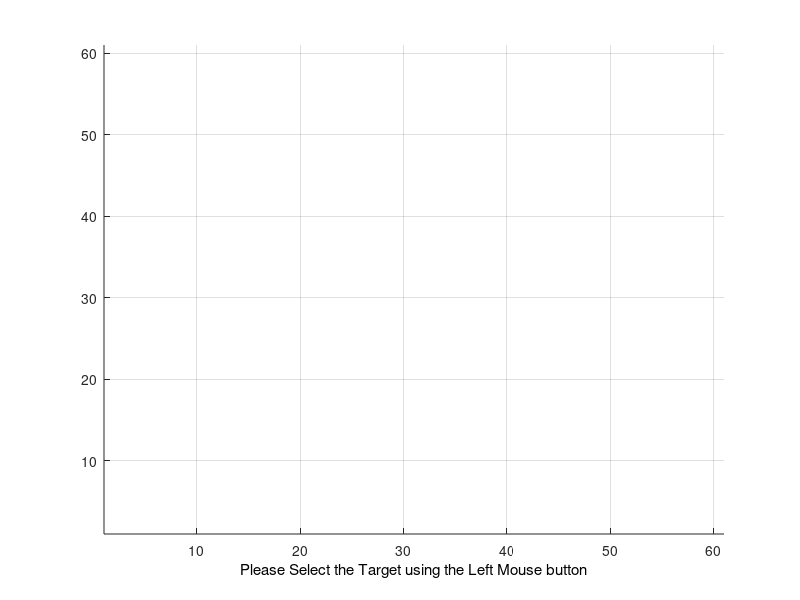

The MATLAB source for this figure: (Note: this script raises an error after producing the figure.)
%%%%%%%%%%%%%%%%%%%%%%%%%%%%%%%%%%%%%%%%%%%%%%%%%%%%%
% A* ALGORITHM Demo
% Interactive A* search demo
% 04-26-2005
%   Copyright 2009-2010 The MathWorks, Inc.
%%%%%%%%%%%%%%%%%%%%%%%%%%%%%%%%%%%%%%%%%%%%%%%%%%%%%

%DEFINE THE 2-D MAP ARRAY
MAX_X=60;
MAX_Y=60;
MAX_VAL=10;
%This array stores the coordinates of the map and the 
%Objects in each coordinate
MAP=2*(ones(MAX_X,MAX_Y));

% Obtain Obstacle, Target and Robot Position
% Initialize the MAP with input values
% Obstacle=-1,Target = 0,Robot=1,Space=2
j=0;
x_val = 1;
y_val = 1;
axis([1 MAX_X+1 1 MAX_Y+1])
grid on;
hold on;
n=0;%Number of Obstacles

% BEGIN Interactive Obstacle, Target, Start Location selection
pause(1);
h=msgbox('Please Select the Target using the Left Mouse button');
uiwait(h,5);
if ishandle(h) == 1
    delete(h);
end
xlabel('Please Select the Target using the Left Mouse button','Color','black');
but=0;
while (but ~= 1) %Repeat until the Left button is not clicked
    [xval,yval,but]=ginput(1);
end
xval=floor(xval);
yval=floor(yval);
xTarget=xval;%X Coordinate of the Target
yTarget=yval;%Y Coordinate of the Target

MAP(xval,yval)=0;%Initialize MAP with location of the target
plot(xval+.5,yval+.5,'gd');
text(xval+1,yval+.5,'Target')

pause(2);
h=msgbox('Select Obstacles using the Left Mouse button,to select the last obstacle use the Right button');
  xlabel('Select Obstacles using the Left Mouse button,to select the last obstacle use the Right button','Color','blue');
uiwait(h,10);
if ishandle(h) == 1
    delete(h);
end
while but == 1
    [xval,yval,but] = ginput(1);
    xval=floor(xval);
    yval=floor(yval);
    MAP(xval,yval)=-1;%Put on the closed list as well
    plot(xval+.5,yval+.5,'ro');
 end%End of While loop
 
pause(1);

h=msgbox('Please Select the Vehicle initial position using the Left Mouse button');
uiwait(h,5);
if ishandle(h) == 1
    delete(h);
end
xlabel('Please Select the Vehicle initial position ','Color','black');
but=0;
while (but ~= 1) %Repeat until the Left button is not clicked
    [xval,yval,but]=ginput(1);
    xval=floor(xval);
    yval=floor(yval);
end
xStart=xval;%Starting Position
yStart=yval;%Starting Position
MAP(xval,yval)=1;
 plot(xval+.5,yval+.5,'bo');
%End of obstacle-Target pickup

%%%%%%%%%%%%%%%%%%%%%%%%%%%%%%%%%%%%%%%%%%%%%%%%%%%%%%%%%%%%%%%%%%%%%%%%%%%%%%%%%%%%%%%%%%%%%%%
%LISTS USED FOR ALGORITHM
%%%%%%%%%%%%%%%%%%%%%%%%%%%%%%%%%%%%%%%%%%%%%%%%%%%%%%%%%%%%%%%%%%%%%%%%%%%%%%%%%%%%%%%%%%%%%%%
%OPEN LIST STRUCTURE
%--------------------------------------------------------------------------
%IS ON LIST 1/0 |X val |Y val |Parent X val |Parent Y val |h(n) |g(n)|f(n)|
%--------------------------------------------------------------------------
OPEN=[];
%CLOSED LIST STRUCTURE
%--------------
%X val | Y val |
%--------------
% CLOSED=zeros(MAX_VAL,2);
CLOSED=[];

%Put all obstacles on the Closed list
k=1;%Dummy counter
for i=1:MAX_X
    for j=1:MAX_Y
        if(MAP(i,j) == -1)
            CLOSED(k,1)=i; 
            CLOSED(k,2)=j; 
            k=k+1;
        end
        % Add size constraint: check if node has -1 element within 
        % 5 by 5 neighborhood
        for l = 2:-1:-2
            for m = 2:-1:-2
                s_x = i+l;
                s_y = j+m;
                if ((s_x > 0 && s_x <=MAX_X) && (s_y > 0 && s_y <= MAX_Y))%node within array bound                   
                    if MAP(s_x,s_y) == -1
                        CLOSED(k,1)=i; 
                        CLOSED(k,2)=j; 
                        k=k+1;
                    end
                end
            end
        end
    end
end

CLOSED_COUNT=size(CLOSED,1);
%set the starting node as the first node
xNode=xval;
yNode=yval;
OPEN_COUNT=1;
path_cost=0;
goal_distance=distance(xNode,yNode,xTarget,yTarget);
OPEN(OPEN_COUNT,:)=insert_open(xNode,yNode,xNode,yNode,path_cost,goal_distance,goal_distance);
OPEN(OPEN_COUNT,1)=0;
CLOSED_COUNT=CLOSED_COUNT+1;
CLOSED(CLOSED_COUNT,1)=xNode;
CLOSED(CLOSED_COUNT,2)=yNode;
NoPath=1;
%%%%%%%%%%%%%%%%%%%%%%%%%%%%%%%%%%%%%%%%%%%%%%%%%%%%%%%%%%%%%%%%%%%%%%%%%%%%%%%%%%%%%%%%%%%%%
% START ALGORITHM
%%%%%%%%%%%%%%%%%%%%%%%%%%%%%%%%%%%%%%%%%%%%%%%%%%%%%%%%%%%%%%%%%%%%%%%%%%%%%%%%%%%%%%%%%%%%%
while((xNode ~= xTarget || yNode ~= yTarget) && NoPath == 1)
%  plot(xNode+.5,yNode+.5,'go');
 exp_array=expand_array(xNode,yNode,path_cost,xTarget,yTarget,CLOSED,MAX_X,MAX_Y);
 exp_count=size(exp_array,1);
 %UPDATE LIST OPEN WITH THE SUCCESSOR NODES
 %OPEN LIST FORMAT
 %--------------------------------------------------------------------------
 %IS ON LIST 1/0 |X val |Y val |Parent X val |Parent Y val |h(n) |g(n)|f(n)|
 %--------------------------------------------------------------------------
 %EXPANDED ARRAY FORMAT
 %--------------------------------
 %|X val |Y val ||h(n) |g(n)|f(n)|
 %--------------------------------
 for i=1:exp_count
    flag=0;
    for j=1:OPEN_COUNT
        if(exp_array(i,1) == OPEN(j,2) && exp_array(i,2) == OPEN(j,3) )
            OPEN(j,8)=min(OPEN(j,8),exp_array(i,5)); %#ok<*SAGROW>
            if OPEN(j,8)== exp_array(i,5)
                %UPDATE PARENTS,gn,hn
                OPEN(j,4)=xNode;
                OPEN(j,5)=yNode;
                OPEN(j,6)=exp_array(i,3);
                OPEN(j,7)=exp_array(i,4);
            end;%End of minimum fn check
            flag=1;
        end;%End of node check
%         if flag == 1
%             break;
    end;%End of j for
    if flag == 0
        OPEN_COUNT = OPEN_COUNT+1;
        OPEN(OPEN_COUNT,:)=insert_open(exp_array(i,1),exp_array(i,2),xNode,yNode,exp_array(i,3),exp_array(i,4),exp_array(i,5));
     end;%End of insert new element into the OPEN list
 end;%End of i for
 %%%%%%%%%%%%%%%%%%%%%%%%%%%%%%%%%%%%%%%%%%%%%%%%%%%
 %END OF WHILE LOOP
 %%%%%%%%%%%%%%%%%%%%%%%%%%%%%%%%%%%%%%%%%%%%%%%%%%%
 %Find out the node with the smallest fn 
  index_min_node = min_fn(OPEN,OPEN_COUNT,xTarget,yTarget);
  if (index_min_node ~= -1)    
   %Set xNode and yNode to the node with minimum fn
   xNode=OPEN(index_min_node,2);
   yNode=OPEN(index_min_node,3);
   path_cost=OPEN(index_min_node,6);%Update the cost of reaching the parent node
  %Move the Node to list CLOSED
  CLOSED_COUNT=CLOSED_COUNT+1;
  CLOSED(CLOSED_COUNT,1)=xNode;
  CLOSED(CLOSED_COUNT,2)=yNode;
  OPEN(index_min_node,1)=0;
  else
      %No path exists to the Target!!
      NoPath=0;%Exits the loop!
  end;%End of index_min_node check
end;%End of While Loop
%Once algorithm has run The optimal path is generated by starting of at the
%last node(if it is the target node) and then identifying its parent node
%until it reaches the start node.This is the optimal path

i=size(CLOSED,1);
Optimal_path=[];
xval=CLOSED(i,1);
yval=CLOSED(i,2);
i=1;
Optimal_path(i,1)=xval;
Optimal_path(i,2)=yval;
i=i+1;

if ( (xval == xTarget) && (yval == yTarget))
    inode=0;
   %Traverse OPEN and determine the parent nodes
   parent_x=OPEN(node_index(OPEN,xval,yval),4);%node_index returns the index of the node
   parent_y=OPEN(node_index(OPEN,xval,yval),5);
   
   while( parent_x ~= xStart || parent_y ~= yStart)
           Optimal_path(i,1) = parent_x;
           Optimal_path(i,2) = parent_y;
           %Get the grandparents:-)
           inode=node_index(OPEN,parent_x,parent_y);
           parent_x=OPEN(inode,4);%node_index returns the index of the node
           parent_y=OPEN(inode,5);
           i=i+1;
    end;
 j=size(Optimal_path,1);
 %Plot the Optimal Path!
 p=plot(Optimal_path(j,1)+.5,Optimal_path(j,2)+.5,'bo');
 j=j-1;
 for i=j:-1:1
  pause(.25);
  set(p,'XData',Optimal_path(i,1)+.5,'YData',Optimal_path(i,2)+.5);
 drawnow ;
 end;
 plot(Optimal_path(:,1)+.5,Optimal_path(:,2)+.5);
else
 pause(1);
 h=msgbox('Sorry, No path exists to the Target!','warn');
 uiwait(h,5);
end

    





